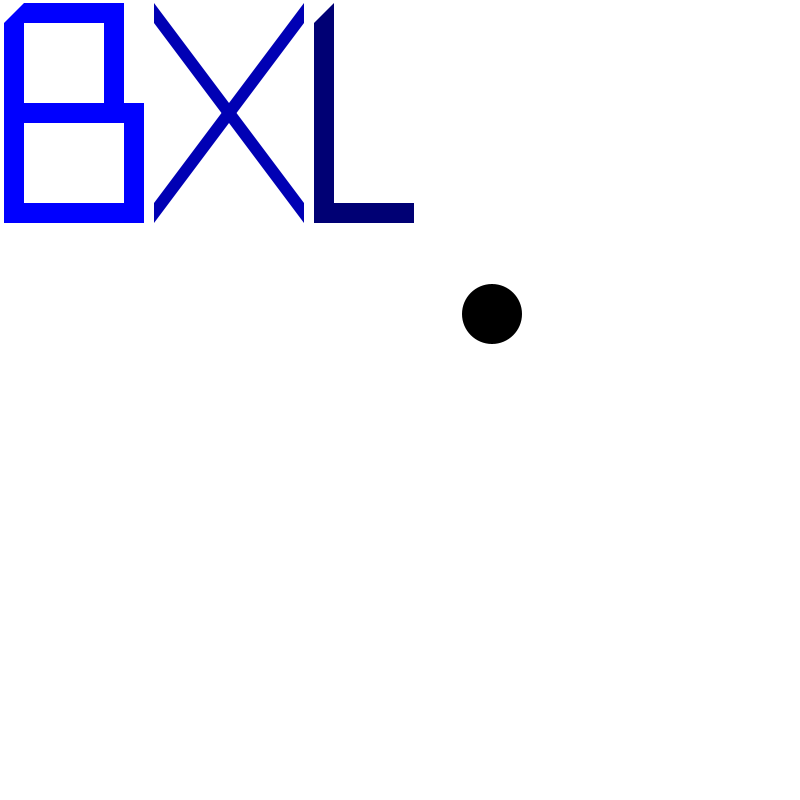
Frame 1 (no input)
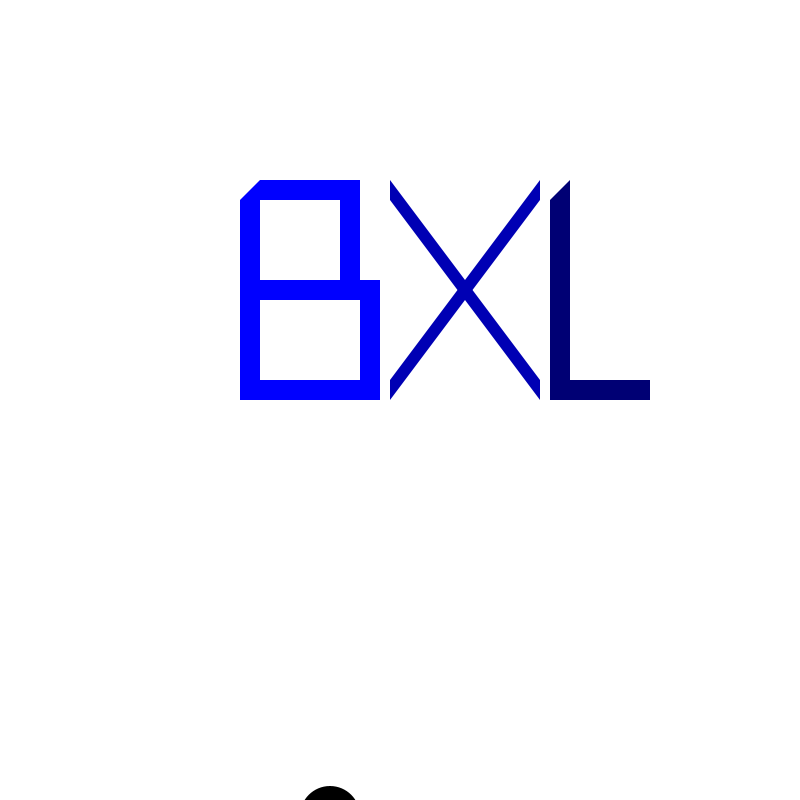
Frame 60 (the mouse pressed at the canvas centre just before this capture)
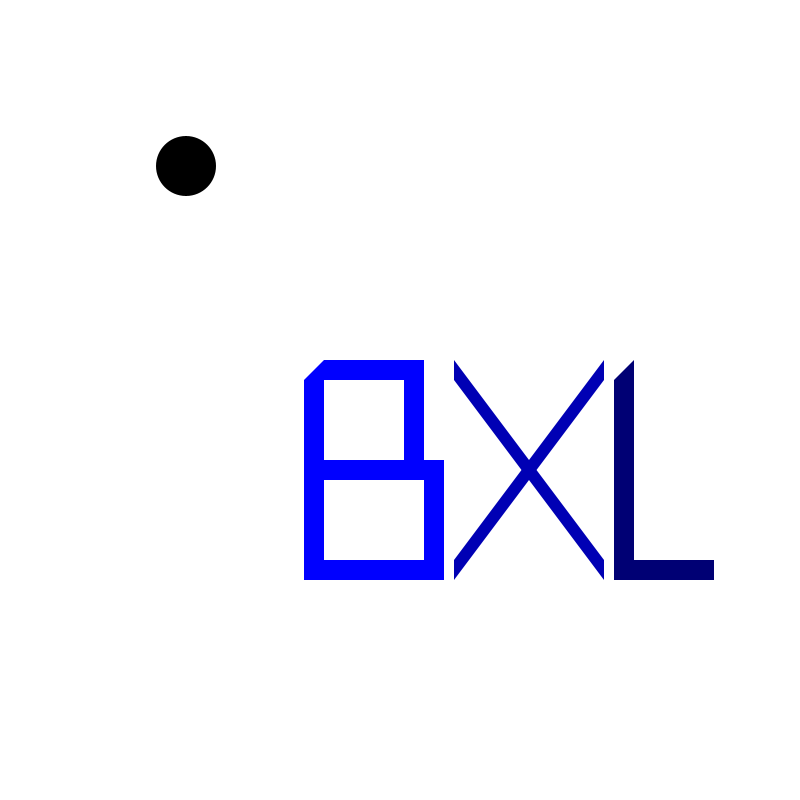
Frame 120 (the mouse held since frame 60 and released just before this capture)

The Processing sketch that drew these frames (run headless with seeded random() and noise(); from frame 60 on, the mouse is pressed at the canvas centre):

// Processing sketch: processing_103258
// ── processing_103258.pde

//copyright barry li july 2013

float posX, posY,
      rightBound, downBound, 
      velX, velY,
      tx, ty,
      velTX, velTY,
      tDim;
int cValue, cIncrement;
final int STROKEWIDTH = 20,
          BBOTDIM = 120,
          BTOPDIM = 100,
          HEIGHTDIM = 220,
          WIDTHDIM = 410;

void setup() {
  size(800, 800);
  posX = 0;
  posY = 0;
  rightBound = 410;
  downBound = 220;
  velX = 4;
  velY = 3;
  cValue = 255;
  cIncrement = 1;
  tx = 480;
  ty = 300;
  velTX = 12;
  velTY = 14;
  tDim = 30;
  ellipseMode(RADIUS);
}

void draw() {
  background(cValue);
  posX += velX;
  posY += velY;
  rightBound += velX;
  downBound += velY;
  if (rightBound >= width) {
    velX*=-1;
  }
  if (posX <= 0) {
    velX*=-1;
  }
  if (downBound >= height) {
    velY*=-1;
  }
  if (posY <= 0) {
    velY*=-1;
  }
  if (tx-tDim> width) {
    tx = -tDim;
  }
  if (tx+tDim< 0) {
    tx = width+tDim;
  }
  if (ty-tDim> height) {
    ty = -tDim;
  }
  if (ty+tDim< 0) {
    ty = height+tDim;
  }
  if (tx-tDim+velTX < rightBound+velX && tx+tDim+velTX > posX+velX &&
      ty+tDim+velTY > posY+velY && ty-tDim+velTY < downBound+velY) {
    velTY = -velTY;
  }
  if (ty-tDim+velTY < downBound+velY && ty+tDim+velTY > posY+velY && 
      tx-tDim+velTX < rightBound+velY && tx+tDim+velTX > posX+velX) {
    velTX = -velTX;
  }
  tx += velTX;
  ty += velTY;
  noStroke();
  fill(0);
  ellipse(tx, ty, tDim, tDim);
  
  fill(0, 0, 255);
  quad(posX, posY+HEIGHTDIM, posX, posY+STROKEWIDTH, posX+STROKEWIDTH, posY, posX+STROKEWIDTH, posY+HEIGHTDIM);
  rect(posX+STROKEWIDTH, posY, BTOPDIM, BTOPDIM);
  rect(posX+STROKEWIDTH, posY+BTOPDIM, BBOTDIM, BBOTDIM);
  
  fill(cValue);
  rect(posX+STROKEWIDTH, posY+STROKEWIDTH, BTOPDIM-STROKEWIDTH, BTOPDIM-STROKEWIDTH);
  rect(posX+STROKEWIDTH, posY+BTOPDIM+STROKEWIDTH, BBOTDIM-STROKEWIDTH, BBOTDIM-2*STROKEWIDTH);
  
  fill(0, 0, 180);
  quad(posX+150, posY, posX+150, posY+STROKEWIDTH, posX+300, posY+HEIGHTDIM, posX+300, posY+HEIGHTDIM-STROKEWIDTH);
  quad(posX+150, posY+HEIGHTDIM, posX+150, posY+HEIGHTDIM-STROKEWIDTH, posX+300, posY, posX+300, posY+STROKEWIDTH);
  
  fill(0, 0, 116);
  quad(posX+310, posY+HEIGHTDIM, posX+310, posY+STROKEWIDTH, posX+310+STROKEWIDTH, posY,  posX+310+STROKEWIDTH, posY+HEIGHTDIM);
  rect(posX+310+STROKEWIDTH, posY+HEIGHTDIM-STROKEWIDTH, STROKEWIDTH*4, STROKEWIDTH);
}
